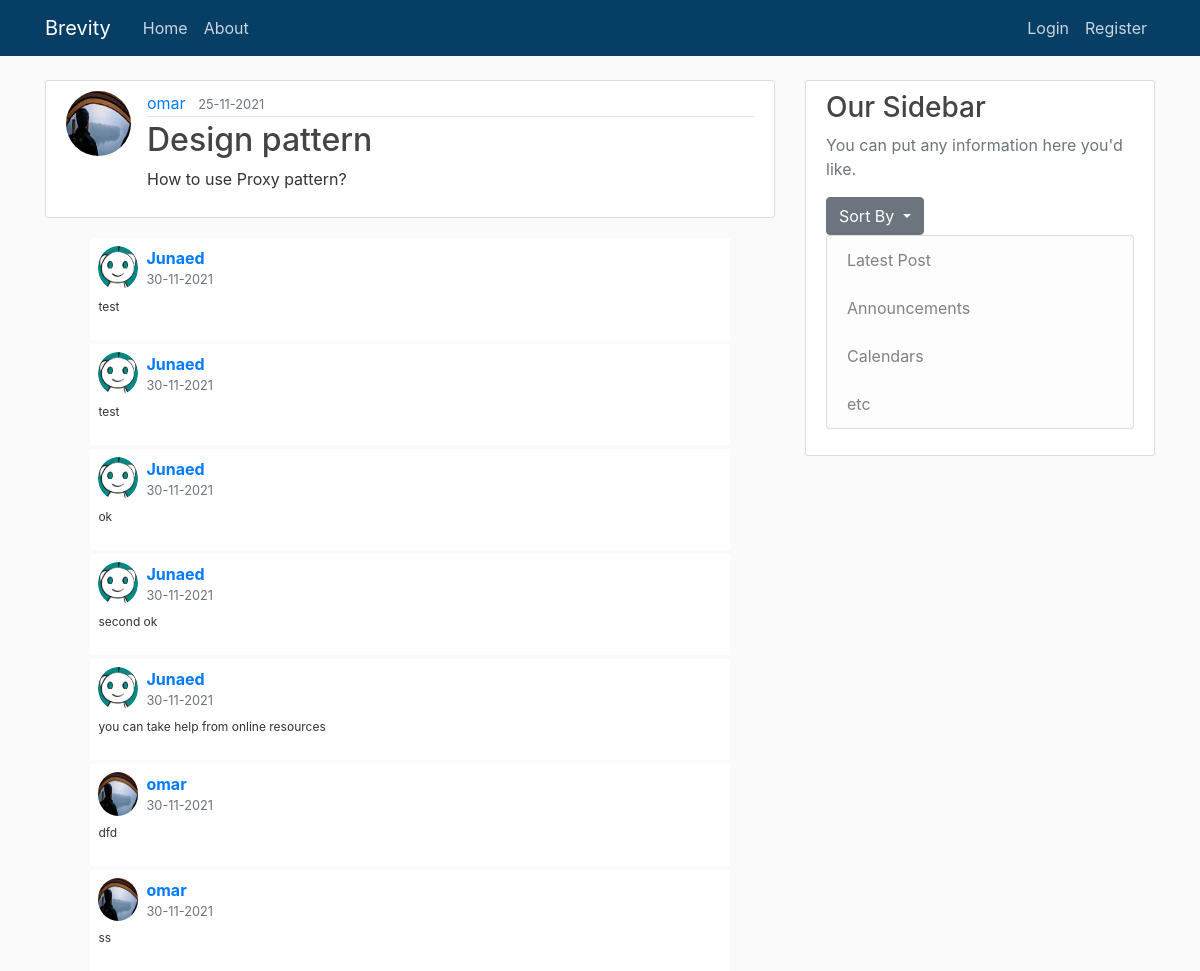
/post/1, run on the app's committed database.
### brevity/models.py (models this page shows, shortened)
class User(db.Model, UserMixin):
    id = db.Column(db.Integer, primary_key=True)
    username = db.Column(db.String(20), unique=True, nullable=False)
    email = db.Column(db.String(120), unique=True, nullable=False)
    image_file = db.Column(db.String(20), nullable=False, default='default.jpg')
    password = db.Column(db.String(60), nullable=False)
    posts = db.relationship('Post', backref='author', lazy=True)                    #By default SQLAlchemy guess the relationship to be one to many as posts returns a list of post.
    upvoted = db.relationship('Upvote', foreign_keys='Upvote.user_id', backref='user', lazy='dynamic')
    downvoted = db.relationship('Downvote', foreign_keys='Downvote.user_id', backref='user', lazy='dynamic')
    commented = db.relationship('Comment', backref='author', lazy=True)

class Post(db.Model):
    id = db.Column(db.Integer, primary_key=True)
    title = db.Column(db.String(100), nullable=False)
    date_posted = db.Column(db.DateTime, nullable=False, default=datetime.utcnow)
    content = db.Column(db.Text, nullable=False)
    user_id = db.Column(db.Integer, db.ForeignKey('user.id'), nullable=False)
    upvotes = db.relationship('Upvote', backref='post', lazy='dynamic')
    downvotes = db.relationship('Downvote', backref='post', lazy='dynamic')
    comments = db.relationship('Comment', backref='post', lazy='dynamic')

class Comment(db.Model):
    id = db.Column(db.Integer, primary_key = True)
    date_posted = db.Column(db.DateTime, nullable=False, default=datetime.utcnow)
    content = db.Column(db.Text, nullable=False)
    user_id = db.Column(db.Integer, db.ForeignKey('user.id'))
    post_id = db.Column(db.Integer, db.ForeignKey('post.id'))

### brevity/posts/routes.py (the view)
@posts.route("/post/<int:post_id>", methods=['GET', 'POST'])            #'int:' imposes that post_id must be int.
def post(post_id):
    form = CommentForm()
    post = Post.query.get_or_404(post_id)                               #get(id) is used to query the db through Primary key.
    comments = Comment.query.filter_by(post_id = post_id)
    if form.validate_on_submit():
        comment = Comment(content=form.content.data, author=current_user, post_id=post_id)
        db.session.add(comment)
        db.session.commit()
        flash('Your comment has been posted', 'success')
        return redirect(url_for('posts.post', post_id=post.id))
    return render_template('post.html', title="post.title",form = form, post=post, comments = comments)

### brevity/templates/post.html (shortened to what this page needs)
{% extends "layout.html" %}
{% block content %}
    <article class="media content-section">
        <img class="rounded-circle article-img" src="{{ url_for('static', filename = 'profile_pics/' + post.author.image_file)}}">
        <div class="media-body">
            <div class="article-metadata">
                <a class="mr-2" href="{{ url_for('users.user_posts', username=post.author.username) }}">{{ post.author.username }}</a>
                <small class="text-muted">{{ post.date_posted.strftime('%d-%m-%Y') }}</small>
            </div>
            <h2 class="article-title">{{ post.title }}</h2>
            <p class="article-content">{{ post.content }}</p>
        </div>
    </article>
    {% for comment in comments %}
    <div class="container mt-1">
        <div class="d-flex justify-content-center row">
            <div class="col-md-11">
                <div class="d-flex flex-column comment-section">
                    <div class="bg-white p-2">
                        <div class="d-flex flex-row user-info"><img class="rounded-circle" src="{{ url_for('static', filename = 'profile_pics/' + comment.author.image_file)}}" width="40">
                            <div class="d-flex flex-column justify-content-start ml-2"><span class="d-block font-weight-bold name">{{comment.author.username}}</span><small class="text-muted">{{comment.date_posted.strftime('%d-%m-%Y')}}</small></div>
                        </div>
                        <div class="mt-2">
                            <p class="comment-text">{{comment.content}}</p>
                        </div>
                    </div>
                </div>
            </div>
        </div>
    </div>
    {% endfor %}
{% endblock content %}

### brevity/static/main.css (style rules this page uses)
body { background: #fafafa; color: #333333; margin-top: 5rem; }
h1, h2, h3, h4, h5, h6 { color: #444444; }
.content-section { background: #ffffff; padding: 10px 20px; border: 1px solid #dddddd; border-radius: 3px; margin-bottom: 20px; }
.article-title { color: #444444; }
.article-content { white-space: pre-line; }
.article-img { height: 65px; width: 65px; margin-right: 16px; }
.article-metadata { padding-bottom: 1px; margin-bottom: 4px; border-bottom: 1px solid #e3e3e3 }
.comment-text { font-size: 12px }
.name { color: #007bff }

### data on the page
User: image_file (picture), author.username "omar"
Post: date_posted "25-11-2021", title "Design pattern", content "How to use Proxy pattern?"
Comment: image_file (placeholder picture), author.username "Junaed", date_posted "30-11-2021", content "test"
Comment: image_file (placeholder picture), author.username "Junaed", date_posted "30-11-2021", content "test"
Comment: image_file (placeholder picture), author.username "Junaed", date_posted "30-11-2021", content "ok"
Comment: image_file (placeholder picture), author.username "Junaed", date_posted "30-11-2021", content "second ok"
Comment: image_file (placeholder picture), author.username "Junaed", date_posted "30-11-2021", content "you can take help from online resources"
Comment: image_file (picture), author.username "omar", date_posted "30-11-2021", content "dfd"
Comment: image_file (picture), author.username "omar", date_posted "30-11-2021", content "ss"
